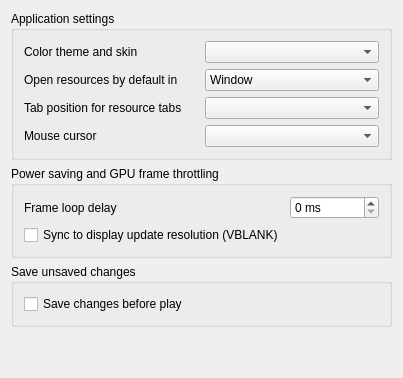
     <widget class="QWidget" name="tabSettings">
      <attribute name="title">
       <string>Settings</string>
      </attribute>
      <layout class="QVBoxLayout" name="verticalLayout_2">
       <item>
        <widget class="QGroupBox" name="groupBox_3">
         <property name="title">
          <string>Application settings</string>
         </property>
         <property name="flat">
          <bool>true</bool>
         </property>
         <layout class="QGridLayout" name="gridLayout_3">
          <property name="leftMargin">
           <number>10</number>
          </property>
          <property name="topMargin">
           <number>10</number>
          </property>
          <property name="rightMargin">
           <number>10</number>
          </property>
          <property name="bottomMargin">
           <number>10</number>
          </property>
          <item row="0" column="0">
           <widget class="QLabel" name="label_5">
            <property name="text">
             <string>Color theme and skin</string>
            </property>
            <property name="alignment">
             <set>Qt::AlignLeading|Qt::AlignLeft|Qt::AlignVCenter</set>
            </property>
           </widget>
          </item>
          <item row="3" column="0">
           <widget class="QLabel" name="label_9">
            <property name="text">
             <string>Tab position for resource tabs</string>
            </property>
           </widget>
          </item>
          <item row="1" column="0">
           <widget class="QLabel" name="label_8">
            <property name="text">
             <string>Open resources by default in </string>
            </property>
            <property name="alignment">
             <set>Qt::AlignLeading|Qt::AlignLeft|Qt::AlignVCenter</set>
            </property>
           </widget>
          </item>
          <item row="0" column="1">
           <widget class="QComboBox" name="cmbStyle"/>
          </item>
          <item row="3" column="1">
           <widget class="QComboBox" name="cmbTabPosition"/>
          </item>
          <item row="1" column="1">
           <widget class="QComboBox" name="cmbWinOrTab">
            <item>
             <property name="text">
              <string>Window</string>
             </property>
            </item>
            <item>
             <property name="text">
              <string>Tab</string>
             </property>
            </item>
           </widget>
          </item>
          <item row="4" column="0">
           <widget class="QLabel" name="label_21">
            <property name="text">
             <string>Mouse cursor</string>
            </property>
            <property name="alignment">
             <set>Qt::AlignLeading|Qt::AlignLeft|Qt::AlignVCenter</set>
            </property>
           </widget>
          </item>
          <item row="4" column="1">
           <widget class="QComboBox" name="cmbMouseCursor"/>
          </item>
         </layout>
        </widget>
       </item>
       <item>
        <widget class="QGroupBox" name="groupBox_13">
         <property name="title">
          <string>Power saving and GPU frame throttling</string>
         </property>
         <property name="flat">
          <bool>true</bool>
         </property>
         <layout class="QGridLayout" name="gridLayout_10">
          <property name="leftMargin">
           <number>10</number>
          </property>
          <property name="topMargin">
           <number>10</number>
          </property>
          <property name="rightMargin">
           <number>10</number>
          </property>
          <property name="bottomMargin">
           <number>10</number>
          </property>
          <item row="0" column="0">
           <widget class="QLabel" name="label_20">
            <property name="text">
             <string>Frame loop delay</string>
            </property>
            <property name="alignment">
             <set>Qt::AlignLeading|Qt::AlignLeft|Qt::AlignVCenter</set>
            </property>
           </widget>
          </item>
          <item row="0" column="1">
           <widget class="QSpinBox" name="spinFrameDelay">
            <property name="sizePolicy">
             <sizepolicy hsizetype="Preferred" vsizetype="Fixed">
              <horstretch>0</horstretch>
              <verstretch>0</verstretch>
             </sizepolicy>
            </property>
            <property name="minimumSize">
             <size>
              <width>89</width>
              <height>0</height>
             </size>
            </property>
            <property name="suffix">
             <string> ms</string>
            </property>
           </widget>
          </item>
          <item row="1" column="0">
           <widget class="QCheckBox" name="chkVSYNC">
            <property name="text">
             <string>Sync to display update resolution (VBLANK)</string>
            </property>
           </widget>
          </item>
         </layout>
        </widget>
       </item>
       <item>
        <widget class="QGroupBox" name="groupBox_12">
         <property name="title">
          <string>Save unsaved changes</string>
         </property>
         <property name="flat">
          <bool>true</bool>
         </property>
         <layout class="QVBoxLayout" name="verticalLayout_13">
          <property name="leftMargin">
           <number>10</number>
          </property>
          <property name="topMargin">
           <number>10</number>
          </property>
          <property name="rightMargin">
           <number>10</number>
          </property>
          <property name="bottomMargin">
           <number>10</number>
          </property>
          <item>
           <widget class="QCheckBox" name="chkSaveAutomatically">
            <property name="sizePolicy">
             <sizepolicy hsizetype="Minimum" vsizetype="Fixed">
              <horstretch>0</horstretch>
              <verstretch>0</verstretch>
             </sizepolicy>
            </property>
            <property name="text">
             <string>Save changes before play</string>
            </property>
           </widget>
          </item>
         </layout>
        </widget>
       </item>
       <item>
        <spacer name="verticalSpacer_2">
         <property name="orientation">
          <enum>Qt::Vertical</enum>
         </property>
         <property name="sizeHint" stdset="0">
          <size>
           <width>20</width>
           <height>40</height>
          </size>
         </property>
        </spacer>
       </item>
      </layout>
     </widget>
